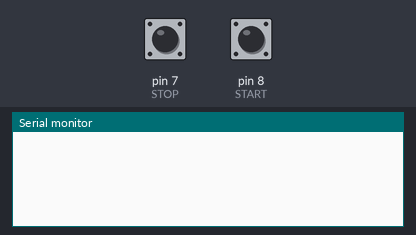
Bench run of a sketch on a simulated Arduino Uno, built with avr-gcc and run on an emulated ATmega328P. Parts: the last lines printed to the serial monitor. Inputs (shaded band) come from the test bench; at power-on: pin 7 (STOP) HIGH, pin 8 (START) HIGH.

Above: at 2.0 s.
2.1 s: pin 7 (STOP) pulled LOW for 0.75 s
At 2.7 s:
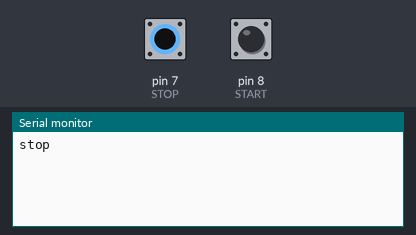
4.3 s: pin 8 (START) pulled LOW for 0.75 s
At 5.9 s:
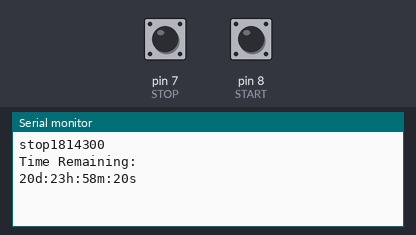
Timing chart, 0 to 7.4 s (numbered marks = the images above; inputs shaded):
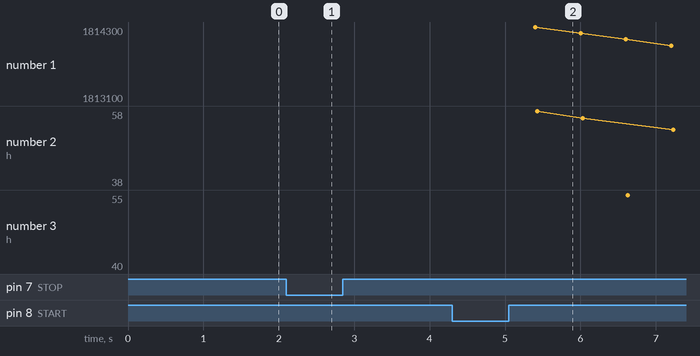

Measured:
- after the input at 2.1 s, the serial monitor: prints a new line after 0.30 s (image 1)
- after the input at 4.3 s, the serial monitor: prints a new line after 1.1 s (image 2)

The sketch:

timeremaining_test.ino
```cpp
  /*
 * time remaining test (countdown big big number)
 * original sketch by Nicu FLORICA (niq_ro)
 */


// counter test

unsigned long timp, timp0, timp1, dtimp;
int zi, ora, minut, secunda;
unsigned long rest, dzi, dora;
int dminut, dsecunda;
int clocire = 21;
int pas = 100;


#define START 8    // START switch
#define STOP 7    // STOP switch

void setup() {
 Serial.begin(9600);

// set push buttons for menu
  pinMode(START, INPUT);
  pinMode(STOP, INPUT);
  digitalWrite(START, HIGH); // pull-ups on
  digitalWrite(STOP, HIGH); // pull-ups on

timp1 = clocire * 86400;
}

void loop() {

if (dtimp > 0)
{
dtimp = dtimp - pas;
Serial.println(dtimp);
dzi = dtimp/86400L;
rest = dtimp%86400L;
dora = rest/3600;
rest = rest%3600;
dminut = rest/60;
dsecunda = rest%60;


  Serial.println("Time Remaining:");
  if (dzi < 10) Serial.print(" ");
  Serial.print(dzi);
  Serial.print("d:");
  if (dora < 10) Serial.print(" ");
  Serial.print(dora);
  Serial.print("h:");
  if (dminut < 10) Serial.print(" ");
  Serial.print(dminut);
  Serial.print("m:");
  if (dsecunda < 10) Serial.print(" ");
  Serial.print(dsecunda);
  Serial.println("s ");
}

if (digitalRead(START) == LOW)
{
dtimp = clocire * 86400;   // initial time
}

if (digitalRead(STOP) == LOW)
{
dtimp = 0;
Serial.print("stop");
}

  delay(600);
}
```
